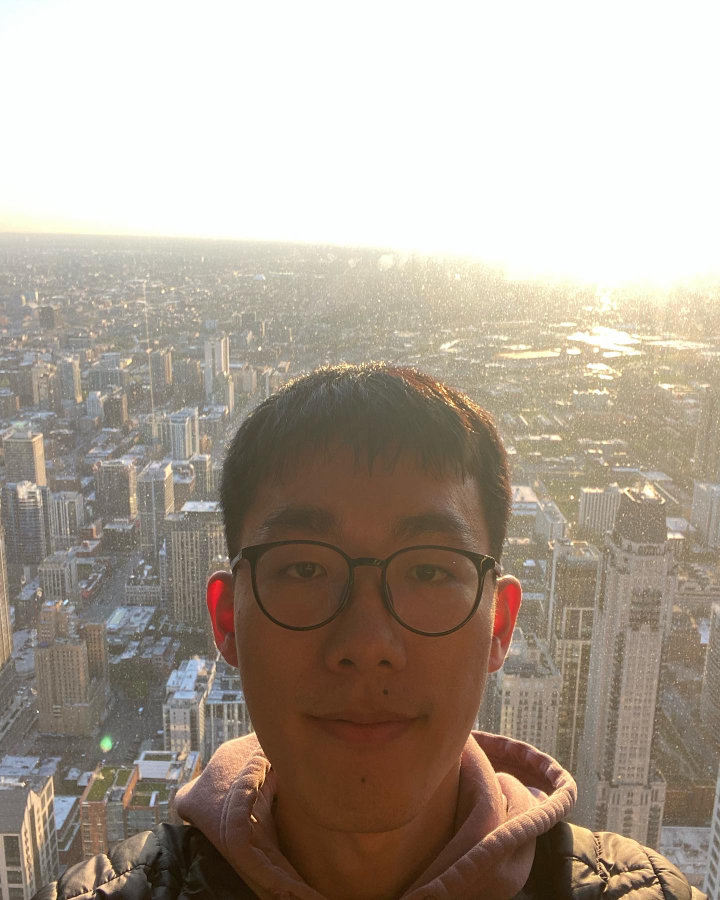
#> input picture content/bio/profile.JPG, 1440 x 1800 px (shown at 1/2 size)
$ python render-dark-portrait.py ../content/bio/profile.JPG out.png
#> lines starting #> are read from the running program, lines starting #| are printed output that depends on the picture; after the words box and inside, x2 and y2 are one past the last pixel; in counts of white or black regions, pixels touching at a corner belong together
#!/usr/bin/env python3
"""Replace edge-connected white background with black, preserving a white halo."""

import argparse
from pathlib import Path

import numpy as np
from PIL import Image, ImageDraw, ImageFilter


def render(input_path: Path, output_path: Path, halo: int, threshold: int,
           background: tuple[int, int, int]) -> None:
#> called with halo = 8, threshold = 238, background = (17, 18, 16)
    image = Image.open(input_path)
#> image is the input picture: PIL image 1440x1800 RGB; mean R, G, B 171.9, 160.2, 147.7
    rgba = image.convert("RGBA")
    pixels = np.asarray(rgba).copy()
    rgb = pixels[:, :, :3]

    # Only near-neutral, near-white pixels can belong to the background.
    light = rgb.min(axis=2) >= threshold
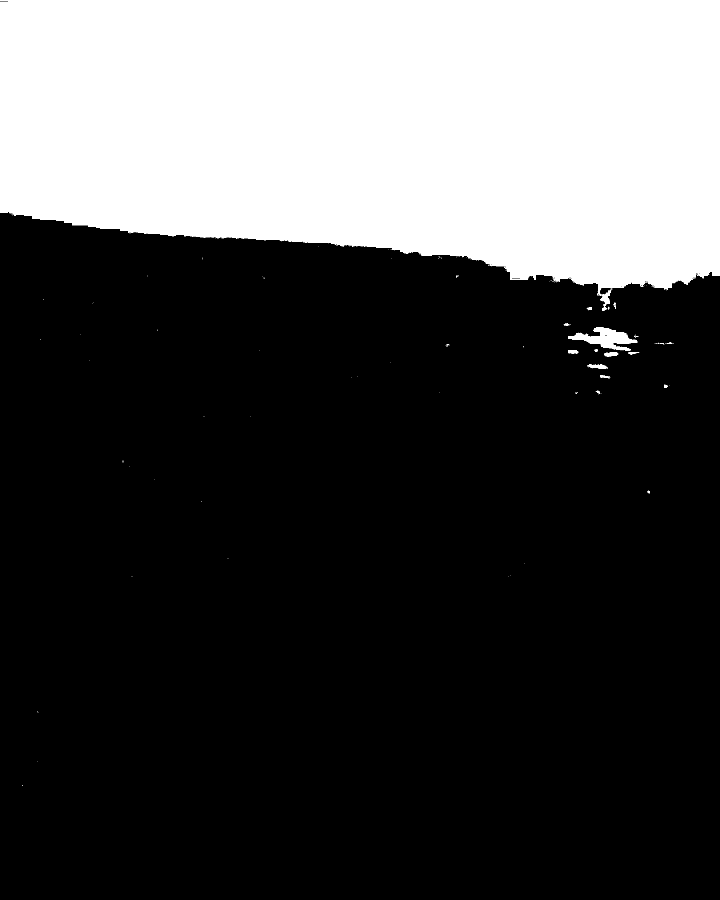
#> light: shape (1800, 1440) bool (shown at 1/2 size); 28.2% white; 101 white regions (85 under 20 px), largest, box (x1, y1, x2, y2) and area: (0, 0, 1440, 622) 726502, (1136, 654, 1276, 702) 3061, (1174, 728, 1216, 738) 282
    neutral = rgb.max(axis=2) - rgb.min(axis=2) <= 18
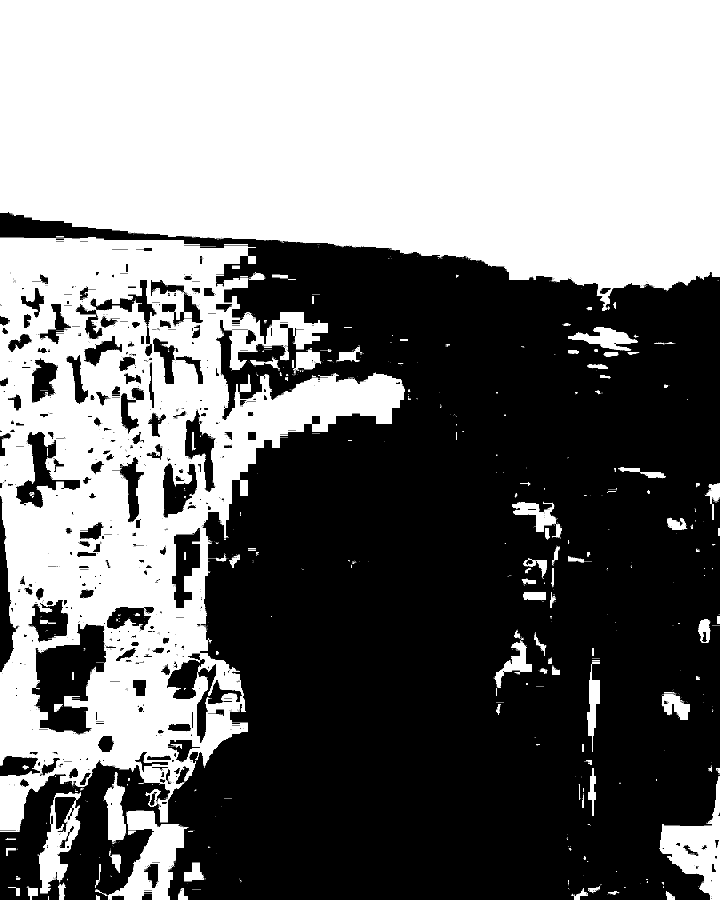
#> neutral: shape (1800, 1440) bool (shown at 1/2 size); 47.1% white; 882 white regions (752 under 20 px), largest, box (x1, y1, x2, y2) and area: (0, 0, 1440, 622) 727972, (0, 474, 810, 1664) 422111, (190, 1622, 378, 1800) 12980
    candidate = Image.fromarray(np.where(light & neutral, 255, 0).astype(np.uint8), "L")

    # Keep interior highlights intact by selecting only white connected to an edge.
    connected = Image.new("L", candidate.size, 0)
#> connected: PIL image 1440x1800 L; every value is 0
    for corner in ((0, 0), (candidate.width - 1, 0), (0, candidate.height - 1),
                   (candidate.width - 1, candidate.height - 1)):
        if candidate.getpixel(corner) != 255:
            continue
        region = candidate.copy()
        ImageDraw.floodfill(region, corner, 128, thresh=0)
        connected = Image.fromarray(
            np.maximum(np.asarray(connected), np.where(np.asarray(region) == 128, 255, 0)).astype(np.uint8),
            "L",
        )
#> this loop made 4 passes
#> pass 1, in render, `connected = Image.fromarray( np.maximum(np.asarray(connected), np.wher..`:
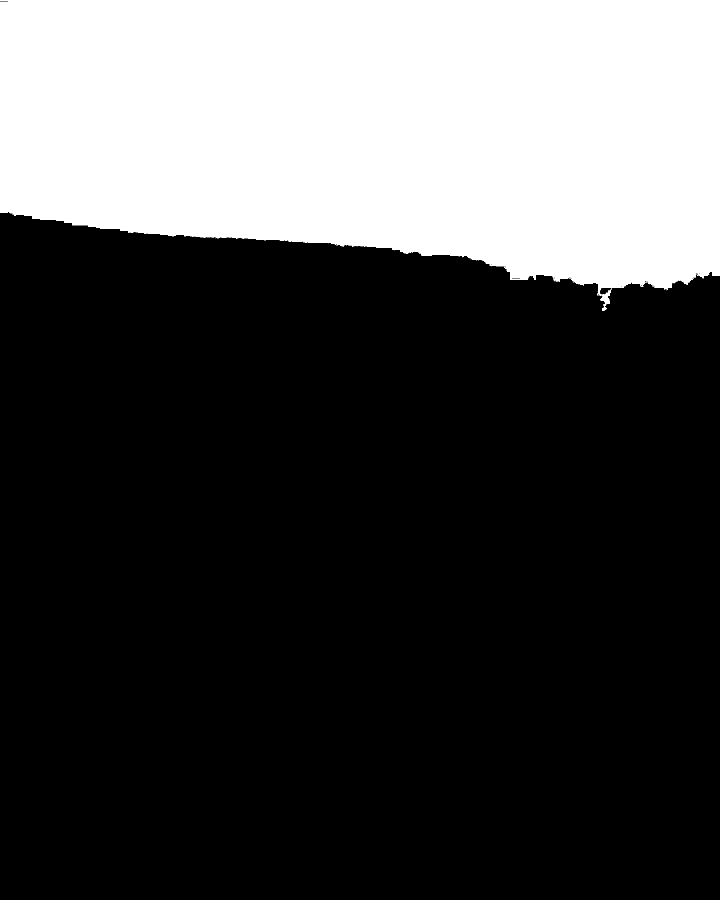
#> connected: PIL image 1440x1800 L (shown at 1/2 size); 28% white; 1 white region, box (x1, y1, x2, y2) and area: (0, 0, 1440, 622) 726460
#> after the loop:
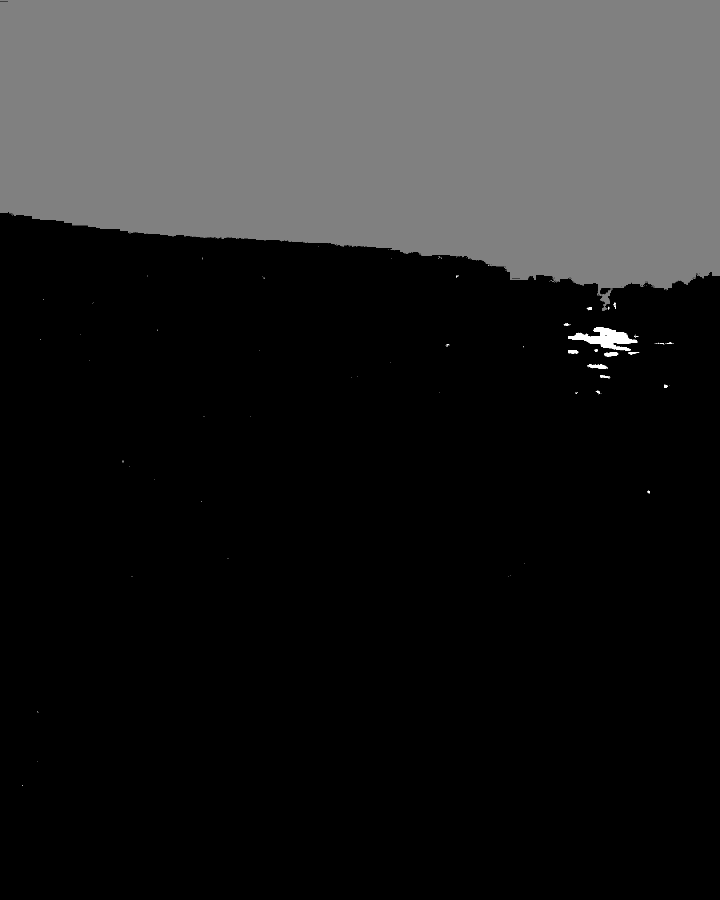
#> region: PIL image 1440x1800 L (shown at 1/2 size); min 0, max 255, mean 36.3

    connected_background = np.asarray(connected) > 0
    foreground = Image.fromarray(np.where(~connected_background, 255, 0).astype(np.uint8), "L")
    near_person = np.asarray(foreground.filter(ImageFilter.MaxFilter(halo * 2 + 1))) > 0
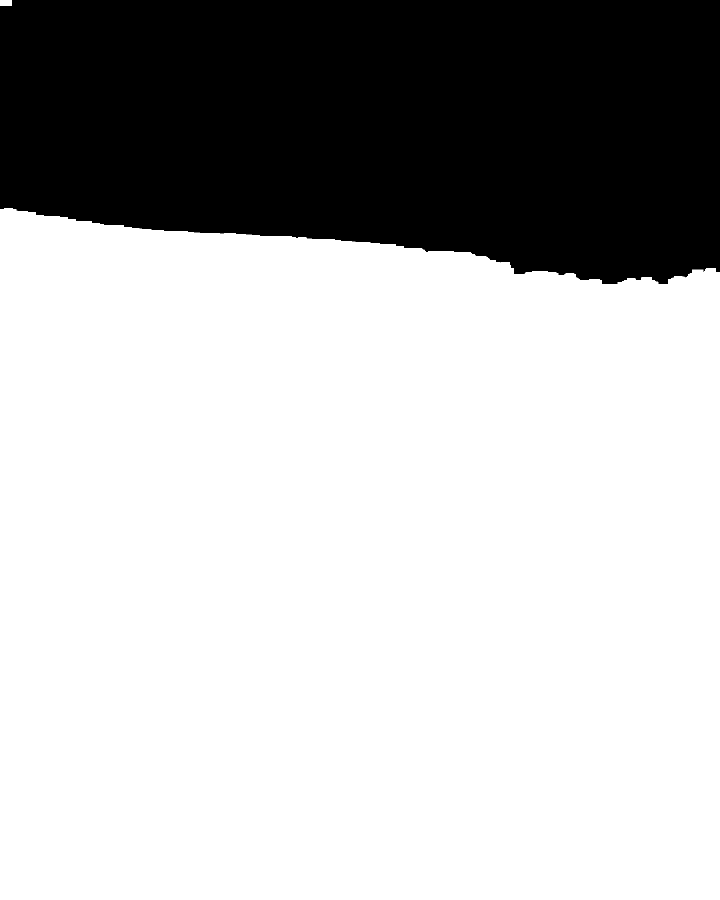
#> near_person: shape (1800, 1440) bool (shown at 1/2 size); 72.6% white; 1 black region, box (x1, y1, x2, y2) and area: (0, 0, 1440, 568) 710928
    outer_background = connected_background & ~near_person

    pixels[outer_background, :3] = background
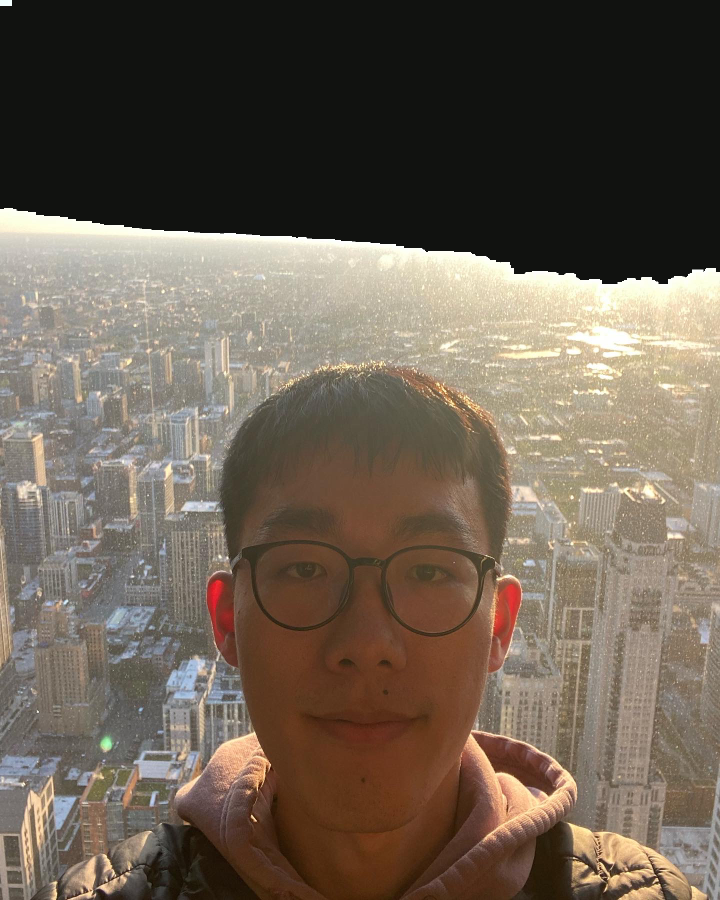
#> pixels: shape (1800, 1440, 4) (shown at 1/2 size); mean R, G, B, A 107.2, 95.2, 82.4, 255
    pixels[outer_background, 3] = 255
    output_path.parent.mkdir(parents=True, exist_ok=True)
    Image.fromarray(pixels, "RGBA").convert(image.mode).save(output_path)


def main() -> None:
    parser = argparse.ArgumentParser()
    parser.add_argument("input", type=Path)
    parser.add_argument("output", type=Path)
    parser.add_argument("--halo", type=int, default=8)
    parser.add_argument("--threshold", type=int, default=238)
    parser.add_argument("--background", default="111210")
    args = parser.parse_args()
    background = tuple(bytes.fromhex(args.background.removeprefix("#")))
    if len(background) != 3:
        parser.error("--background must be a six-digit RGB hex color")
    render(args.input, args.output, args.halo, args.threshold, background)


if __name__ == "__main__":
    main()
